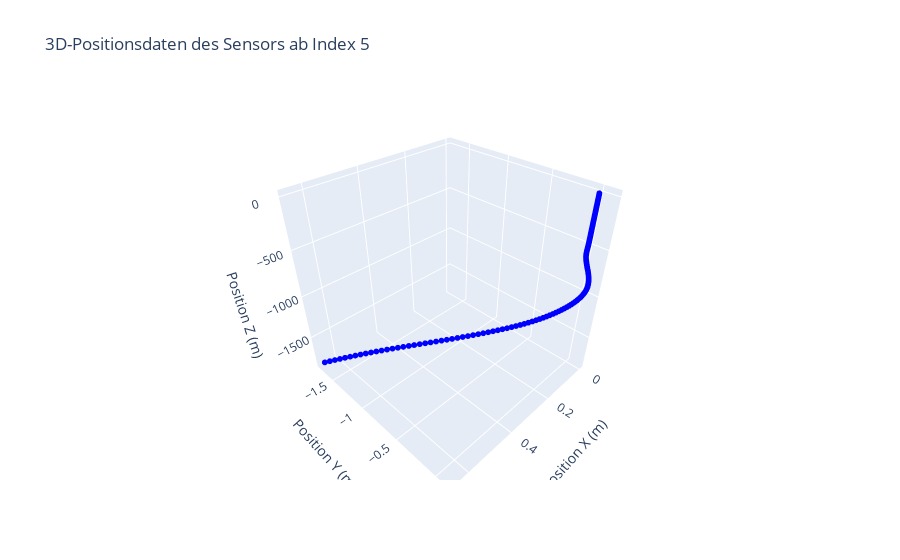

The cell this chart's notebook holds for it:
### Markdown cell above
Darstellung mit Plot

### Code cell
import pandas as pd
import plotly.graph_objects as go

# Beispiel DataFrame laden
data = df

# Beschneide die Daten ab Index 5
data_subset = data.iloc[5:]

# Erstelle eine 3D-Figur
fig = go.Figure()

# Füge die Daten ab Index 5 hinzu
fig.add_trace(go.Scatter3d(
    x=data_subset['Position X(m)'],
    y=data_subset['Position Y(m)'],
    z=data_subset['Position Z(m)'],
    mode='markers+lines',
    marker=dict(size=2, color='blue'),
    line=dict(width=2)
))

# Füge Titel und Achsenbeschriftungen hinzu
fig.update_layout(
    title='3D-Positionsdaten des Sensors ab Index 5',
    scene=dict(
        xaxis_title='Position X (m)',
        yaxis_title='Position Y (m)',
        zaxis_title='Position Z (m)'
    )
)

# Zeige das Diagramm an
fig.show()

# Speichere die Figur als HTML-Datei
fig.write_html('3d_plot.html')

### Figure 1 — Plotly figure (JSON) as saved in the notebook; plotly's stock layout.template omitted (floating-point values rounded to 4 significant figures; data arrays with more than 128 entries replaced by an {"elided": "..."} marker saying what was removed)
{"data": [{"line": {"width": 2}, "marker": {"color": "blue", "size": 2}, "mode": "markers+lines", "type": "scatter3d", "x": {"elided": "210 float values"}, "y": {"elided": "210 float values"}, "z": {"elided": "210 float values"}}], "layout": {"scene": {"xaxis": {"title": {"text": "Position X (m)"}}, "yaxis": {"title": {"text": "Position Y (m)"}}, "zaxis": {"title": {"text": "Position Z (m)"}}}, "title": {"text": "3D-Positionsdaten des Sensors ab Index 5"}}}
